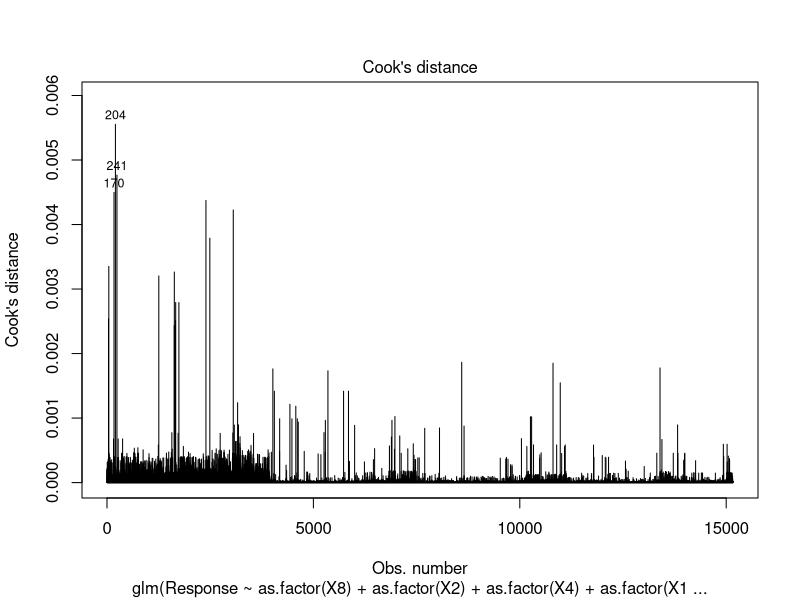
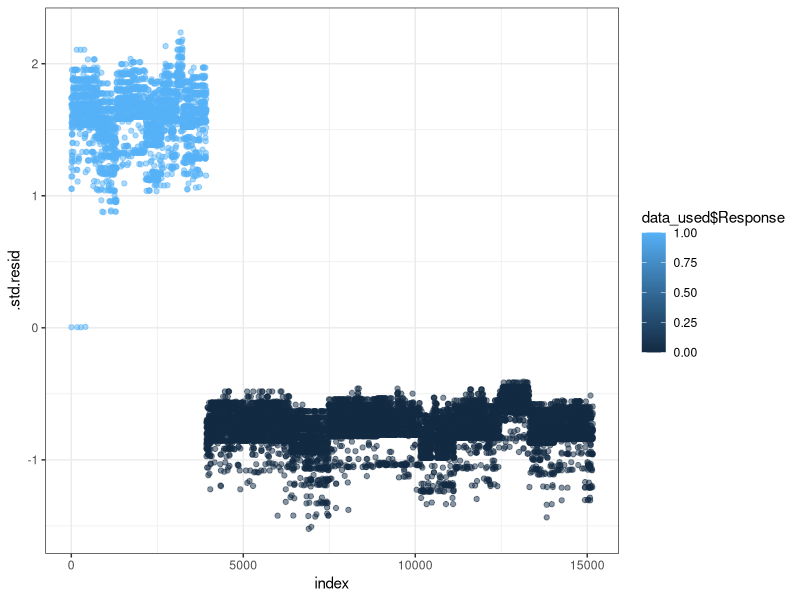

Generate these figures, in order, with R:
###############################################################
###############################################################
# Project - MythAnalysis

library(tidyverse)
library(readxl)
library(gmodels)

data <- read_xlsx("MythAnalysis_Dataset.xlsx")
data

nrow(data) #18302
ncol(data) #18

summary(data)

data_1 <- filter(data, Y %in% c(1,2))
data_1

nrow(data_1) #15164

summary(data_1)

# removing WOMEN_ID column and getting needed column names 
data_ <- select(data_1, -c(WOMEN_ID))
data_ 

# finding unique values of each column
column_names_ <- colnames(data_)
column_names_
for (column_names_ in data_){
  sort_unique <- sort(unique(column_names_))
  print(sort_unique)
}

# finding the missing values in any of the column
sapply(data_, function(x) sum(is.na(x))) 

# data exploration

CrossTable(data_$X1, data_$Y, prop.r = FALSE, prop.c = TRUE, prop.t = FALSE, prop.chisq = FALSE)
CrossTable(data_$X2, data_$Y, prop.r = FALSE, prop.c = TRUE, prop.t = FALSE, prop.chisq = FALSE)
CrossTable(data_$X3, data_$Y, prop.r = FALSE, prop.c = TRUE, prop.t = FALSE, prop.chisq = FALSE)
CrossTable(data_$X4, data_$Y, prop.r = FALSE, prop.c = TRUE, prop.t = FALSE, prop.chisq = FALSE)
CrossTable(data_$X5, data_$Y, prop.r = FALSE, prop.c = TRUE, prop.t = FALSE, prop.chisq = FALSE)
CrossTable(data_$X6, data_$Y, prop.r = FALSE, prop.c = TRUE, prop.t = FALSE, prop.chisq = FALSE)
CrossTable(data_$X7, data_$Y, prop.r = FALSE, prop.c = TRUE, prop.t = FALSE, prop.chisq = FALSE)
CrossTable(data_$X8, data_$Y, prop.r = FALSE, prop.c = TRUE, prop.t = FALSE, prop.chisq = FALSE)
CrossTable(data_$X9, data_$Y, prop.r = FALSE, prop.c = TRUE, prop.t = FALSE, prop.chisq = FALSE)
CrossTable(data_$X10, data_$Y, prop.r = FALSE, prop.c = TRUE, prop.t = FALSE, prop.chisq = FALSE)
CrossTable(data_$X11, data_$Y, prop.r = FALSE, prop.c = TRUE, prop.t = FALSE, prop.chisq = FALSE)
CrossTable(data_$X12, data_$Y, prop.r = FALSE, prop.c = TRUE, prop.t = FALSE, prop.chisq = FALSE)
CrossTable(data_$X13, data_$Y, prop.r = FALSE, prop.c = TRUE, prop.t = FALSE, prop.chisq = FALSE)
CrossTable(data_$X14, data_$Y, prop.r = FALSE, prop.c = TRUE, prop.t = FALSE, prop.chisq = FALSE)
CrossTable(data_$X15, data_$Y, prop.r = FALSE, prop.c = TRUE, prop.t = FALSE, prop.chisq = FALSE)
CrossTable(data_$X16, data_$Y, prop.r = FALSE, prop.c = TRUE, prop.t = FALSE, prop.chisq = FALSE)


# Finding the important variables

# use x12 by excluding x9,x10 and x11
data_3 <- select(data_, -c(X9, X10, X11))
data_3

# conduct chi-square test for selected other variables and Y1
chisq.test(table(data_3$X1,data_3$Y))
chisq.test(table(data_3$X2,data_3$Y))
chisq.test(table(data_3$X3,data_3$Y))
chisq.test(table(data_3$X4,data_3$Y))
chisq.test(table(data_3$X5,data_3$Y))
chisq.test(table(data_3$X6,data_3$Y))
chisq.test(table(data_3$X7,data_3$Y))
chisq.test(table(data_3$X8,data_3$Y))
chisq.test(table(data_3$X12,data_3$Y))
chisq.test(table(data_3$X13,data_3$Y))
chisq.test(table(data_3$X14,data_3$Y))
chisq.test(table(data_3$X15,data_3$Y))
chisq.test(table(data_3$X16,data_3$Y))

# select X1, X2, X3, X4, X7, X8, X12, X15, X16

# record 1 to 1 and 2 to 0
d1 = data_3 %>% filter(Y=="1")
d2 = data_3 %>% filter(Y=="2")

d3 = d1 %>% mutate(Y1 = Y*1)
d4 = d2 %>% mutate(Y1 = Y*0)

data_7 <- bind_rows(d3,d4) 
data_7

data_used = data_7 %>% rename(Response=Y1)
data_used

# Model building 
# forward selection 

model2 <- glm(Response~as.factor(X1), data=data_used, family=binomial)
summary(model2)
model3 <- glm(Response~as.factor(X2), data=data_used, family=binomial)
summary(model3)
model4 <- glm(Response~as.factor(X3), data=data_used, family=binomial)
summary(model4)
model5 <- glm(Response~as.factor(X4), data=data_used, family=binomial)
summary(model5)
model6 <- glm(Response~as.factor(X7), data=data_used, family=binomial)
summary(model6)
model7 <- glm(Response~as.factor(X8), data=data_used, family=binomial)
summary(model7)
model8 <- glm(Response~as.factor(X12), data=data_used, family=binomial)
summary(model8)
model9 <- glm(Response~as.factor(X15), data=data_used, family=binomial)
summary(model9)
model10 <- glm(Response~as.factor(X16), data=data_used, family=binomial)
summary(model10)

1-pchisq(67,2)
1-pchisq(145,8)
1-pchisq(78,5)
1-pchisq(109,5)
1-pchisq(13,2)
1-pchisq(336,5)
1-pchisq(9,2)
1-pchisq(8,1)
1-pchisq(149,4)

model11 <- glm(as.factor(Y)~as.factor(X8)+as.factor(X1), data=data_3, family=binomial)
summary(model11)
model12 <- glm(as.factor(Y)~as.factor(X8)+as.factor(X2), data=data_3, family=binomial)
summary(model12)
model13 <- glm(as.factor(Y)~as.factor(X8)+as.factor(X3), data=data_3, family=binomial)
summary(model13)
model14 <- glm(as.factor(Y)~as.factor(X8)+as.factor(X4), data=data_3, family=binomial)
summary(model14)
model15 <- glm(as.factor(Y)~as.factor(X8)+as.factor(X7), data=data_3, family=binomial)
summary(model15)
model16 <- glm(as.factor(Y)~as.factor(X8)+as.factor(X12), data=data_3, family=binomial)
summary(model16)
model17 <- glm(as.factor(Y)~as.factor(X8)+as.factor(X15), data=data_3, family=binomial)
summary(model17)
model18 <- glm(as.factor(Y)~as.factor(X8)+as.factor(X16), data=data_3, family=binomial)
summary(model18)

1-pchisq(34,2)
1-pchisq(132,8)
1-pchisq(42,5)
1-pchisq(63,6)
1-pchisq(13,2)
1-pchisq(3,2)
1-pchisq(1,1)
1-pchisq(28,4)

model19 <- glm(as.factor(Y)~as.factor(X8)+as.factor(X2)+as.factor(X1), data=data_3, family=binomial)
summary(model19)
model20 <- glm(as.factor(Y)~as.factor(X8)+as.factor(X2)+as.factor(X3), data=data_3, family=binomial)
summary(model20)
model21 <- glm(as.factor(Y)~as.factor(X8)+as.factor(X2)+as.factor(X4), data=data_3, family=binomial)
summary(model21)
model22 <- glm(as.factor(Y)~as.factor(X8)+as.factor(X2)+as.factor(X7), data=data_3, family=binomial)
summary(model22)
model23 <- glm(as.factor(Y)~as.factor(X8)+as.factor(X2)+as.factor(X12), data=data_3, family=binomial)
summary(model23)
model24 <- glm(as.factor(Y)~as.factor(X8)+as.factor(X2)+as.factor(X15), data=data_3, family=binomial)
summary(model24)
model25 <- glm(as.factor(Y)~as.factor(X8)+as.factor(X2)+as.factor(X16), data=data_3, family=binomial)
summary(model25)

1-pchisq(15,2)
1-pchisq(36,5)
1-pchisq(51,6)
1-pchisq(11,2)
1-pchisq(3,2)
1-pchisq(0,1)
1-pchisq(27,4)

model26 <- glm(as.factor(Y)~as.factor(X8)+as.factor(X2)+as.factor(X4)+as.factor(X1), data=data_3, family=binomial)
summary(model26)
model27 <- glm(as.factor(Y)~as.factor(X8)+as.factor(X2)+as.factor(X4)+as.factor(X3), data=data_3, family=binomial)
summary(model27)
model28 <- glm(as.factor(Y)~as.factor(X8)+as.factor(X2)+as.factor(X4)+as.factor(X7), data=data_3, family=binomial)
summary(model28)
model29 <- glm(as.factor(Y)~as.factor(X8)+as.factor(X2)+as.factor(X4)+as.factor(X12), data=data_3, family=binomial)
summary(model29)
model30 <- glm(as.factor(Y)~as.factor(X8)+as.factor(X2)+as.factor(X4)+as.factor(X15), data=data_3, family=binomial)
summary(model30)
model31 <- glm(as.factor(Y)~as.factor(X8)+as.factor(X2)+as.factor(X4)+as.factor(X16), data=data_3, family=binomial)
summary(model31)

1-pchisq(2,2)
1-pchisq(5,2)
1-pchisq(9,2)
1-pchisq(3,2)
1-pchisq(0,1)
1-pchisq(24,4)

model32 <- glm(as.factor(Y)~as.factor(X8)+as.factor(X2)+as.factor(X4)+as.factor(X16)+as.factor(X1), data=data_3, family=binomial)
summary(model32)
model33 <- glm(as.factor(Y)~as.factor(X8)+as.factor(X2)+as.factor(X4)+as.factor(X16)+as.factor(X3), data=data_3, family=binomial)
summary(model33)
model34 <- glm(as.factor(Y)~as.factor(X8)+as.factor(X2)+as.factor(X4)+as.factor(X16)+as.factor(X7), data=data_3, family=binomial)
summary(model34)
model35 <- glm(as.factor(Y)~as.factor(X8)+as.factor(X2)+as.factor(X4)+as.factor(X16)+as.factor(X12), data=data_3, family=binomial)
summary(model35)
model36 <- glm(as.factor(Y)~as.factor(X8)+as.factor(X2)+as.factor(X4)+as.factor(X16)+as.factor(X15), data=data_3, family=binomial)
summary(model36)

1-pchisq(0,2)
1-pchisq(5,5)
1-pchisq(10,2)
1-pchisq(5,2)
1-pchisq(0,1)

model37 <- glm(as.factor(Y)~as.factor(X8)+as.factor(X2)+as.factor(X4)+as.factor(X16)+as.factor(X7)+as.factor(X1), data=data_3, family=binomial)
summary(model37)
model38 <- glm(as.factor(Y)~as.factor(X8)+as.factor(X2)+as.factor(X4)+as.factor(X16)+as.factor(X7)+as.factor(X3), data=data_3, family=binomial)
summary(model38)
model39 <- glm(as.factor(Y)~as.factor(X8)+as.factor(X2)+as.factor(X4)+as.factor(X16)+as.factor(X7)+as.factor(X12), data=data_3, family=binomial)
summary(model39)
model40 <- glm(as.factor(Y)~as.factor(X8)+as.factor(X2)+as.factor(X4)+as.factor(X16)+as.factor(X7)+as.factor(X15), data=data_3, family=binomial)
summary(model40)

1-pchisq(0,2)
1-pchisq(5,5)
1-pchisq(5,2)
1-pchisq(0,1)

model_fitted <- glm(Response~as.factor(X8)+as.factor(X2)+as.factor(X4)+as.factor(X16)+as.factor(X7), data=data_used, family=binomial)
summary(model_fitted)



# checking multi-collinearity 
car::vif(model_fitted)

# influential cases

plot(model_fitted, which=4, id.n=3)
library(broom)
model.data <- augment(model_fitted) %>% mutate(index=1:n())
model.data %>% top_n(3, .cooksd)
library(ggplot2)
ggplot(model.data, aes(index, .std.resid))+geom_point(aes(color=data_used$Response), alpha=0.5)+theme_bw()
model.data %>% filter(abs(.std.resid)>3)


?glm
